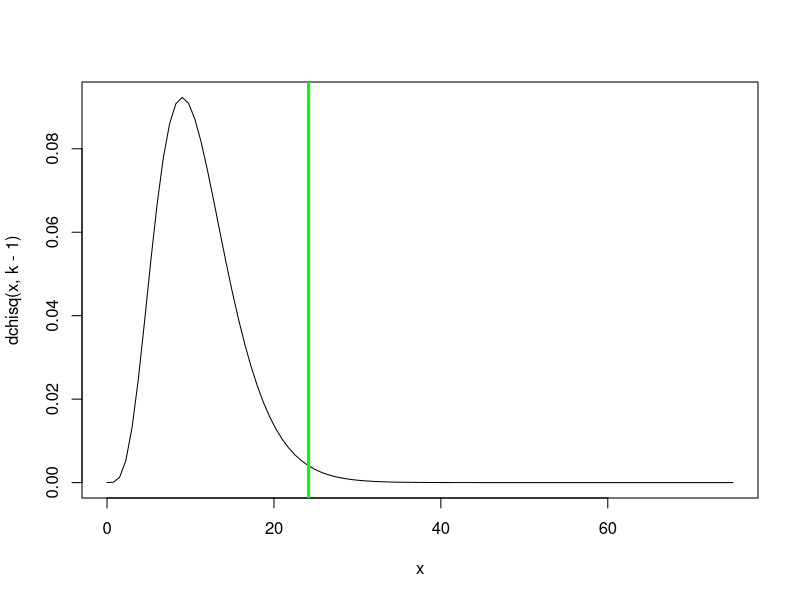
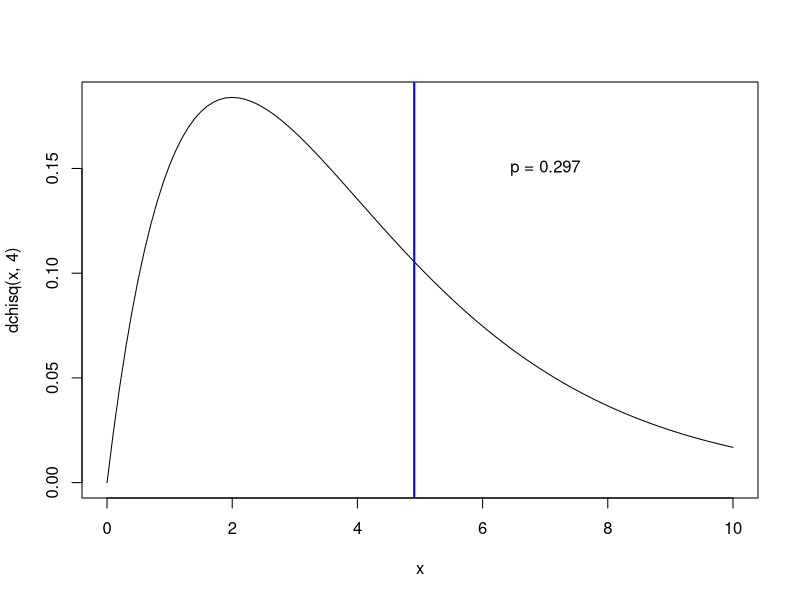
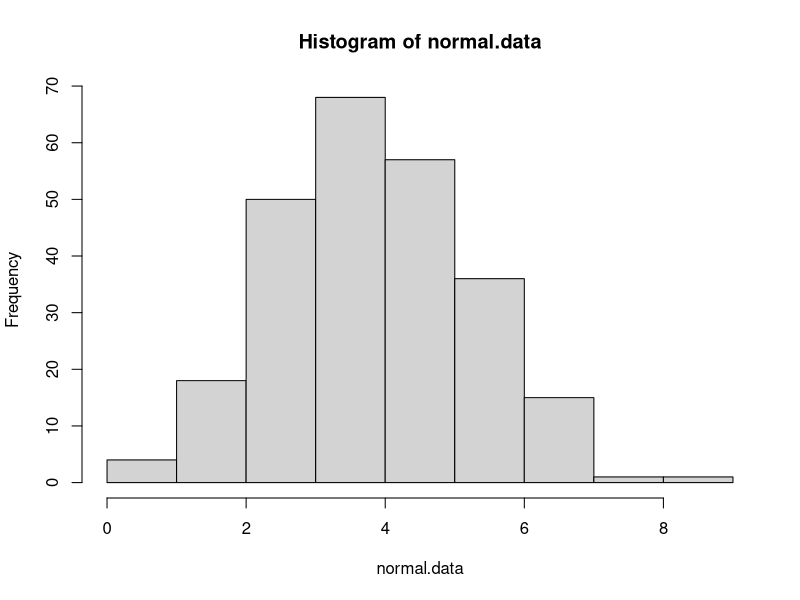
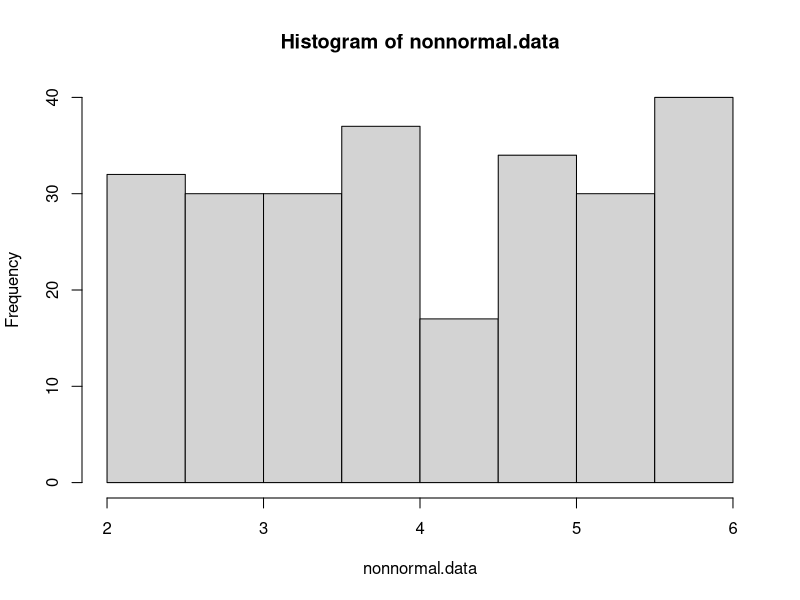
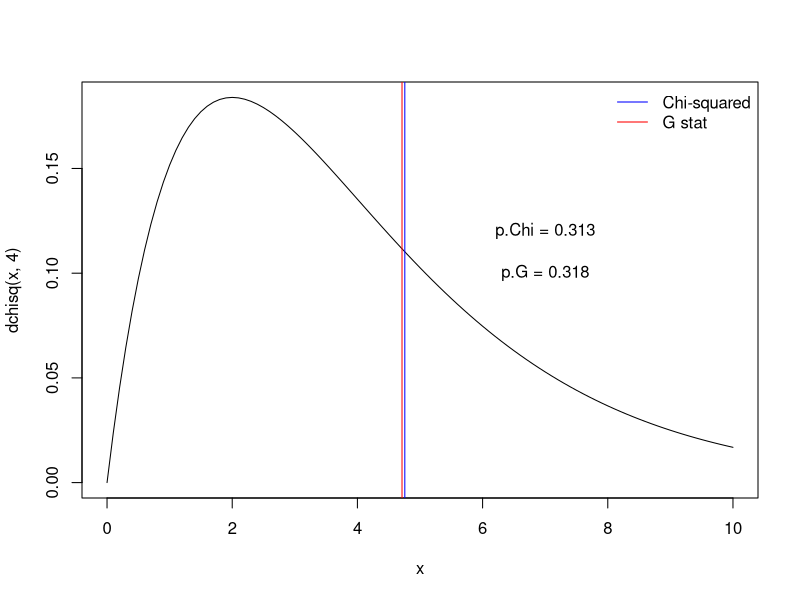

The R script that drew these images, in order:

############################################################
####                                                    ####  
####  NRES 710, Lecture 3                               ####
####                                                    ####
####  Kevin Shoemaker and Ben Sullivan                  #### 
####  University of Nevada, Reno                        ####
####                                                    #### 
############################################################


############################################################
####  Chi-squared tests etc.                            ####
############################################################


## Chi squared goodness-of-fit example

birthdays.bymonth <- c(40,23,33,39,28,29,45,31,22,34,44,20)
months <- c("Jan","Feb","Mar","Apr","May","Jun","Jul","Aug","Sep","Oct","Nov","Dec")
names(birthdays.bymonth) <- months

sample.size <- sum(birthdays.bymonth)
k = length(birthdays.bymonth)   # number of categories (months)
exp.birthdays.bymonth <- sample.size*rep(1/k,times=k)   # compute the expected number under the null hypothesis.

Chisq.stat <- sum((birthdays.bymonth-exp.birthdays.bymonth)^2/exp.birthdays.bymonth)
Chisq.stat


## View the summary statistic along with its sampling distribution under the null hypothesis

curve(dchisq(x,k-1),0,75)
abline(v=Chisq.stat,col="green",lwd=3)

p <- 1-pchisq(Chisq.stat,k-1)
p


### use R's built in chi squared function

chisq.test(birthdays.bymonth)     # should get the same p value!



n.bunnies <- 112

    # sample assuming null hypothesis is true
all.bunnies <- data.frame(
  ear_type = sample(c("floppy","pointy","mixed"),n.bunnies,replace = T),
  coat_color = sample(c("white","brown","mixed"),n.bunnies,replace = T)
)

head(all.bunnies)

######
# make contingency table

con_table <- table(all.bunnies$ear_type,all.bunnies$coat_color)

######
# generate expected values

prop.ears <- rowSums(con_table)/n.bunnies
sum.coats <- colSums(con_table)
exp_table <- sapply(1:ncol(con_table),function(t) sum.coats[t]*prop.ears)
colnames(exp_table) <- colnames(con_table)

#####
# compute chi-squared statistic

Chisq.stat <- sum((con_table-exp_table)^2/exp_table)


#####
# Compare chi squared statistic with null sampling distribution

curve(dchisq(x,4),0,10)
abline(v=Chisq.stat,col="blue",lwd=2)

p.value <- 1-pchisq(Chisq.stat,4)
p.value

text(7,0.15,paste0("p = ",round(p.value,3)))


######
# Compare with R's built in chi squared function

chisq.test(con_table)



######
# Chi-squared test for normality

normal.data <- rnorm(250,4,1.5)  # generate normal data
nonnormal.data <-  runif(250,2,6)  # generate non-normal data

hist(normal.data)
hist(nonnormal.data)

#####
# First bin the data (chi squared test must be on categorical data!)

breaks <- c(-Inf,1,2,3,3.5,4,4.5,5,6,7,Inf)

normal.data.binned <- cut(normal.data,breaks,labels=breaks[-1])
nonnormal.data.binned <- cut(nonnormal.data,breaks,labels=breaks[-1])

obs_table_norm <- table(normal.data.binned)
obs_table_nonnorm <- table(nonnormal.data.binned)

#####
# Determine expected values in each cell if the underlying distribution were normal

normal.probs <- sapply(2:length(breaks), function(t) pnorm(breaks[t],mean(normal.data),sd(normal.data))-pnorm(breaks[t-1],mean(normal.data),sd(normal.data))  )
exp_table_norm <- length(normal.data)*normal.probs  # check that expected vals are greater than 5

normal.probs <- sapply(2:length(breaks), function(t) pnorm(breaks[t],mean(nonnormal.data),sd(nonnormal.data))-pnorm(breaks[t-1],mean(nonnormal.data),sd(nonnormal.data))  )
exp_table_nonnorm <- length(normal.data)*normal.probs  # check that expected vals are greater than 5

######
# Chi squared stat for normality test on normal data

chistat_norm <- sum((obs_table_norm-exp_table_norm)^2/exp_table_norm)
pval_norm <- 1-pchisq(chistat_norm,length(exp_table_norm)-1)
pval_norm

chistat_nonnorm <- sum((obs_table_nonnorm-exp_table_nonnorm)^2/exp_table_nonnorm)
pval_nonnorm <- 1-pchisq(chistat_nonnorm,length(exp_table_nonnorm)-1)
pval_nonnorm

####
# Compare with shapiro wilk test (which is a MUCH better test!)

shapiro.test(normal.data)
shapiro.test(nonnormal.data)


n.bunnies <- 112

    # sample assuming null hypothesis is true
all.bunnies <- data.frame(
  ear_type = sample(c("floppy","pointy","mixed"),n.bunnies,replace = T),
  coat_color = sample(c("white","brown","mixed"),n.bunnies,replace = T)
)

head(all.bunnies)

######
# make contingency table

con_table <- table(all.bunnies$ear_type,all.bunnies$coat_color)

######
# generate expected values

prop.ears <- rowSums(con_table)/n.bunnies
sum.coats <- colSums(con_table)
exp_table <- sapply(1:ncol(con_table),function(t) sum.coats[t]*prop.ears)
colnames(exp_table) <- colnames(con_table)

#####
# compute chi-squared and G statistics

Chisq.stat <- sum((con_table-exp_table)^2/exp_table)
G.stat <- 2*sum(con_table*log(con_table/exp_table))   # slightly different!


#####
# Compare chi squared and G statistics with null sampling distribution

curve(dchisq(x,4),0,10)
abline(v=Chisq.stat,col="blue",lwd=1)
abline(v=G.stat,col="red",lwd=1)
legend("topright",lty=c(1,1),lwd=c(1,1),col=c("blue","red"),legend=c("Chi-squared","G stat"),bty="n")

p.value.Chi <- 1-pchisq(Chisq.stat,4)
p.value.G <- 1-pchisq(G.stat,4)

text(7,0.12,paste0("p.Chi = ",round(p.value.Chi,3)))
text(7,0.1,paste0("p.G = ",round(p.value.G,3)))


n.bunnies <- 20

    # sample assuming null hypothesis is true
all.bunnies <- data.frame(
  ear_type = sample(c("floppy","pointy","mixed"),n.bunnies,replace = T),
  coat_color = sample(c("white","brown","mixed"),n.bunnies,replace = T)
)

head(all.bunnies)

######
# make contingency table

con_table <- table(all.bunnies$ear_type,all.bunnies$coat_color)

######
# generate expected values

prop.ears <- rowSums(con_table)/n.bunnies
sum.coats <- colSums(con_table)
exp_table <- sapply(1:ncol(con_table),function(t) sum.coats[t]*prop.ears)
colnames(exp_table) <- colnames(con_table)

#####
# run fisher exact test

#?fisher.test

chisq.test(con_table)
fisher.test(con_table)   # better test
fisher.test(con_table,simulate.p.value = T,B=5000)   # use simulated p-value - usually very similar answer

